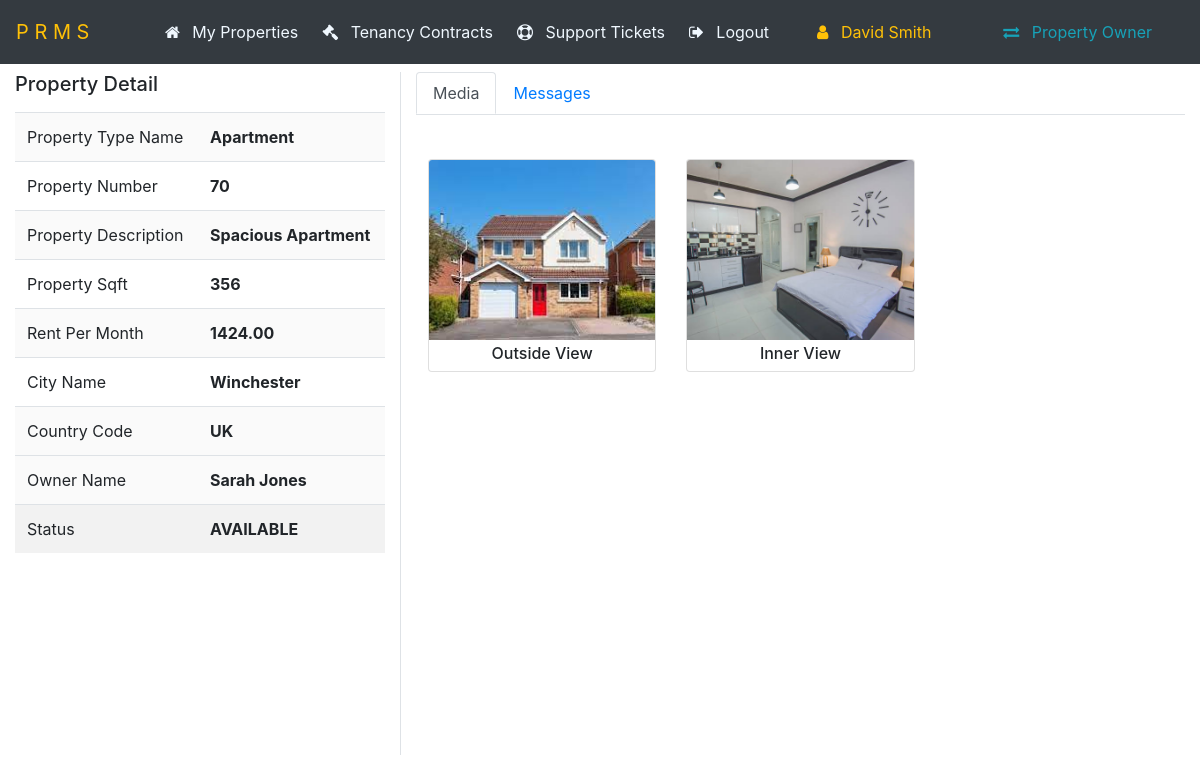
Page /property_detail.php?id=2 (signed in) on the committed database.
### tables this page shows
CREATE TABLE IF NOT EXISTS `property` (
  `property_id` int(11) NOT NULL AUTO_INCREMENT,
  `owner_id` int(11) DEFAULT NULL,
  `property_type_id` int(11) DEFAULT NULL,
  `property_description` varchar(50) DEFAULT NULL,
  `property_number` varchar(50) DEFAULT NULL,
  `floor_number` varchar(20) DEFAULT NULL,
  `building_name` varchar(50) DEFAULT NULL,
  `address` varchar(250) DEFAULT NULL,
  `city_id` int(11) DEFAULT NULL,
  `property_sqft` int(11) DEFAULT NULL,
  `rent_per_month` decimal(10,2) DEFAULT NULL,
  `property_status` enum('AVAILABLE','RENTED','ONHOLD') DEFAULT NULL,
  PRIMARY KEY (`property_id`),
  KEY `owner_id` (`owner_id`),
  KEY `property_type_id` (`property_type_id`),
  KEY `city_id` (`city_id`),
  CONSTRAINT `property_ibfk_1` FOREIGN KEY (`owner_id`) REFERENCES `user` (`user_id`),
  CONSTRAINT `property_ibfk_2` FOREIGN KEY (`property_type_id`) REFERENCES `property_type` (`property_type_id`),
  CONSTRAINT `property_ibfk_3` FOREIGN KEY (`city_id`) REFERENCES `city` (`city_id`)
);

CREATE TABLE IF NOT EXISTS `property_type` (
  `property_type_id` int(11) NOT NULL AUTO_INCREMENT,
  `property_type_name` varchar(50) DEFAULT NULL,
  PRIMARY KEY (`property_type_id`)
);

CREATE TABLE IF NOT EXISTS `city` (
  `city_id` int(11) NOT NULL AUTO_INCREMENT,
  `city_name` varchar(50) DEFAULT NULL,
  `country_code` varchar(2) DEFAULT NULL,
  PRIMARY KEY (`city_id`),
  KEY `country_code` (`country_code`),
  CONSTRAINT `city_ibfk_1` FOREIGN KEY (`country_code`) REFERENCES `country` (`country_code`)
);

CREATE TABLE IF NOT EXISTS `user` (
  `user_id` int(11) NOT NULL AUTO_INCREMENT,
  `user_name` varchar(50) DEFAULT NULL,
  `email` varchar(50) DEFAULT NULL,
  `password` varchar(50) DEFAULT NULL,
  `mobile` varchar(20) DEFAULT NULL,
  `is_active` enum('YES','NO') DEFAULT 'YES',
  PRIMARY KEY (`user_id`),
  UNIQUE KEY `email` (`email`)
);

CREATE TABLE IF NOT EXISTS `property_media` (
  `media_id` int(11) NOT NULL AUTO_INCREMENT,
  `property_id` int(11) NOT NULL DEFAULT '0',
  `media_date` datetime DEFAULT CURRENT_TIMESTAMP,
  `media_type` enum('IMAGE','DOCUMENT','VIDEO') DEFAULT NULL,
  `media_title` varchar(50) DEFAULT NULL,
  `media_url` varchar(255) DEFAULT NULL,
  `owner_id` int(11) NOT NULL,
  `is_private` enum('YES','NO') DEFAULT 'NO',
  PRIMARY KEY (`media_id`),
  KEY `fk_property_media_property` (`property_id`),
  CONSTRAINT `fk_property_media_property` FOREIGN KEY (`property_id`) REFERENCES `property` (`property_id`) ON DELETE NO ACTION ON UPDATE NO ACTION
);

### dbget.php (called while the page is built, shortened)
<?php
function property_detail($id)
{
    try {
        $sql = "SELECT
                    property_id
                    , property_type_name
                    , property_number
                    , property_description
                    , property_sqft
                    , rent_per_month
                    , city_name, country_code
                    , owner_id
                    , user_name owner_name
                    , property_status `status`
                FROM
                    property JOIN
                    property_type USING (property_type_id) JOIN
                    user ON property.owner_id = user.user_id JOIN
                    city USING (city_id)
                WHERE property_id = $id";
        $result = dbselect($sql);
        $property['property'] = $result->fetch_assoc();
        $sql = "SELECT * FROM property_media WHERE property_id = $id";
        $result = dbselect($sql);
        $property['media'] = $result;
        if(isset($_SESSION['user_id']))
            $sql = "SELECT m.message_id, property_id, sender_id, recipient_id, DATE_FORMAT(message_date, '%H:%i | %d-%b') message_date, message_text, sender.user_name sender_name, recipient.user_name recipient_name,
            CASE WHEN sender_id = ". $_SESSION['user_id']  ." THEN recipient_id ELSE sender_id END chat_id,
            CASE WHEN sender_id = ". $_SESSION['user_id']  ." THEN recipient.user_name ELSE sender.user_name END chat_name
            FROM property_message m
            JOIN user sender ON sender.user_id = m.sender_id
            JOIN user recipient ON recipient.user_id = m.recipient_id
            WHERE property_id = $id AND (sender_id = ". $_SESSION['user_id']  ." OR recipient_id = ". $_SESSION['user_id']  .")
            ORDER BY chat_id, m.message_date";
        else
            $sql = "SELECT m.message_id, property_id, sender_id, recipient_id, DATE_FORMAT(message_date, '%H:%i | %d-%b') message_date, message_text, null sender_name, null recipient_name,
            null chat_id, null chat_name
            FROM property_message WHERE 1<>1";
        $result = dbselect($sql);
        $property['message'] = $result;
        $sql = "SELECT * FROM property_note WHERE property_id = $id";
        $result = dbselect($sql);
        $property['note'] = $result;
        return $property;
    } catch (\Throwable $th) {
        die('Error dbget.property_detail: ' . $sql);
    }
}
function format_label($key)
{
    return ucwords(str_replace('_', ' ', str_replace('_id', '', $key)));
}

### db.php (called while the page is built, shortened)
<?php
    function dbselect ($sql) {
        try {
            $result = $GLOBALS['conn']->query($sql);
            return $result;
        } catch (\Throwable $th) {
            die('Error: ' . $sql);
        }
    }
?>

### property_detail.php (the view, shortened to what this page needs)
<?php
if (!isset($_GET['id'])) header("Location:index.php");
else $id = $_GET['id'];
?>
<?php require_once('db.php') ?>
<?php require_once('header.php') ?>
<?php require_once('dbget.php') ?>
<?php
$property_detail = property_detail($id);
$property = $property_detail['property'];
$mediaList = $property_detail['media'];
$owner_id = $property['owner_id'];
$is_owner = false;
if (isset($_SESSION['user_id'])) $is_owner = $owner_id == $_SESSION['user_id'];
?>
<div class="row justify-content-md-center mt-2">
  <div class="col-md-4">
    <h5 class="d-inline">Property Detail</h5>
    <div class='btn-group float-right h5 mb-3'>
      <?php
      if ($is_owner)
        echo "<a href='#' onclick='frm_property(\"edit\", $id);' title ='Edit' class='text-warning ml-2'><i class='fa fa-pencil'></i></a>";
      else
        echo "<span>&nbsp;</span>";
      ?>
    </div>
    <table class="table table-striped">
      <?php
      foreach ($property as $key => $value) {
        if ($key == 'property_id' || $key == 'owner_id') {
          echo "<input type='hidden' value='$value' id='$key'>";
        } else {
          $class = 'text-bold';
          echo "<tr><td>" . format_label($key) . "</td><th><span class='$class'>$value</span></th></tr>";
        }
      }
      ?>
    </table>
  </div>
  <div class="col-md-8 border-left">
    <nav class="nav nav-tabs nav-justified" id="myTab">
      <a class="nav-link active" data-toggle='tab' href="#mediaList">Media</a>
      <?php
      if (isset($_SESSION['email']))
        echo "<a class='nav-link' data-toggle='tab' href='#messageList'>Messages</a>";
      ?>
    </nav>
    <div class="tab-content" style="height: 80vh; overflow-y: auto; overflow-x: hidden">
      <div class="tab-pane active" id="mediaList">
        <div class="row mt-3">
          <?php
          foreach ($mediaList as $media) {
            $url = 'uploads/' . $media['media_url'];
            $icon = 'img/' . $media['media_type'] . '.png';
            if ($media['media_type'] == 'IMAGE') $icon = 'uploads/' . $media['media_url'];
            echo "<div class='col-md-4'>";
            echo "<div class='card my-3'>
                    <a href='$url'  title ='Download' class='text-primary' target='_blank'>
                      <img class='card-img-top' src='$icon'
                            onerror=\"this.onerror=null;this.src='img/no_image.png';\"
                            alt = '".$media['media_title']."'>
                    </a>
                  <div class='text-center'>";
            echo "<p class='h6 mt-1'>" . $media['media_title'] . "</p>";
            echo " </div>
                </div>
              </div>";
          }
          ?>
        </div>
      </div>
    </div>
  </div>
</div>
<?php require_once('footer.php') ?>

### header.php (shortened to what this page needs)
<!DOCTYPE html>
<html lang="en">
<head>
    <link rel="stylesheet" href="css/bootstrap.min.css">
    <link rel="stylesheet" href="css/font-awesome.css">
    <link rel="stylesheet" href="css/style.css">
</head>
<body>
        <?php
        if (isset($_SESSION['email'])) {
        ?>
            <nav class="navbar navbar-expand-lg sticky-top bg-dark" id="mainmenu">
                <a class="navbar-brand text-warning" href="index.php">
                    P R M S
                </a>
                <div class="collapse navbar-collapse" id="navbarToggler">
                    <ul class="nav navbar-nav">
                        <?php if($_SESSION['role'] == 'Property Owner') { ?>
                        <li class="nav-item ">
                            <a class="nav-link" href="property_list.php">
                            <i class="fa fa-home m-2"></i>
                            My Properties</a>
                        </li>
                        <li class="nav-item ">
                            <a class="nav-link" href="tenancy_list.php">
                                <i class="fa fa-legal m-2"></i>
                                Tenancy Contracts</a>
                        </li>
                        <?php } ?>
                        <li class="nav-item ">
                            <a class="nav-link" href="ticket_list.php">
                            <i class="fa fa-support m-2"></i>
                                Support Tickets</a>
                        </li>
                        <li class="nav-item ">
                            <a class="nav-link" href="logout.php">
                            <i class="fa fa-sign-out m-2"></i>
                            Logout</a>
                        </li>
                        <li class="nav-item px-md-2 mx-md-3">
                            <a class="nav-link text-warning" href="index.php">
                            <i class="fa fa-user m-2"></i>
                                <?php echo $_SESSION['user_name']; ?> <span class="sr-only">(current)</span></a>
                        </li>
                        <?php
                        if(isset($_SESSION['role'])) { ?>
                        <li class="nav-item px-md-2 mx-md-3">
                            <a class="nav-link text-info" href="switch.php">
                            <i class="fa fa-exchange m-2"></i>
                                <?=$_SESSION['role'];?>
                            </a>
                        </li>
                        <?php  } ?>
                    </ul>
                </div>
            </nav>
            <div class="container-fluid">
        <?php } ?>

### footer.php (shortened to what this page needs)
</div>
</body>
</html>

### css/style.css (style rules this page uses)
nav.bg-dark a.nav-link { color: aliceblue; }
table { width: 100%; }
td { vertical-align: top; }
.table-striped > tbody > tr:nth-child(2n+1) > td, .table-striped > tbody > tr:nth-child(2n+1) > th { background-color: #fafafa; }
.tab-content { line-height: 25px; padding: 12px; }
.table { background-color: #fff; }
.card-img-top { width: 100%; height: 15vw; object-fit: cover; }

### rows in the picture
property: property_type.property_type_name "Apartment", property_number "70", property_description "Spacious Apartment", property_sqft "356", rent_per_month "1424.00", city.city_name "Winchester", city.country_code "UK", owner.user_name "Sarah Jones", property_status "AVAILABLE"
property_media: media_url (picture), media_title "Outside View"
property_media: media_url (picture), media_title "Inner View"

### other values in the picture
$_SESSION['user_name'] "David Smith"
$_SESSION['role'] "Property Owner"
format_label($key) "Property Type Name"
format_label($key) "Property Number"
format_label($key) "Property Description"
format_label($key) "Property Sqft"
format_label($key) "Rent Per Month"
format_label($key) "City Name"
format_label($key) "Country Code"
format_label($key) "Owner Name"
format_label($key) "Status"
